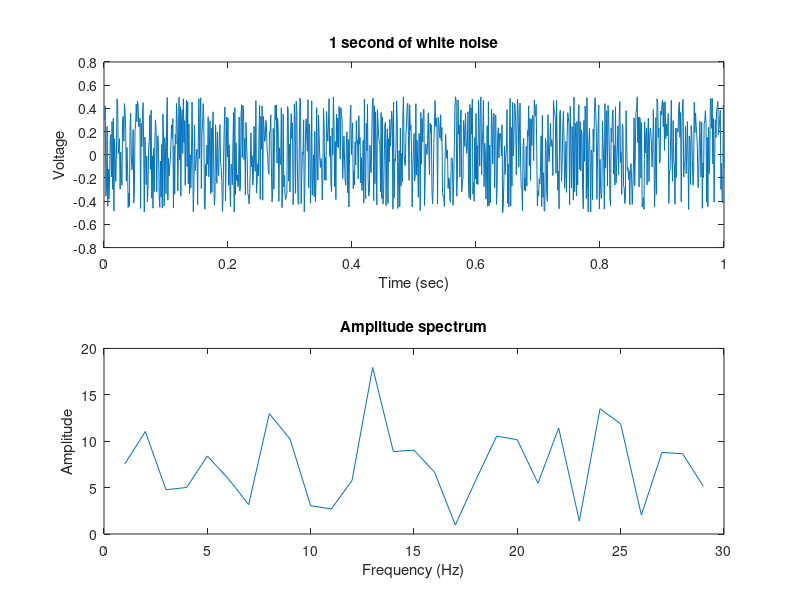
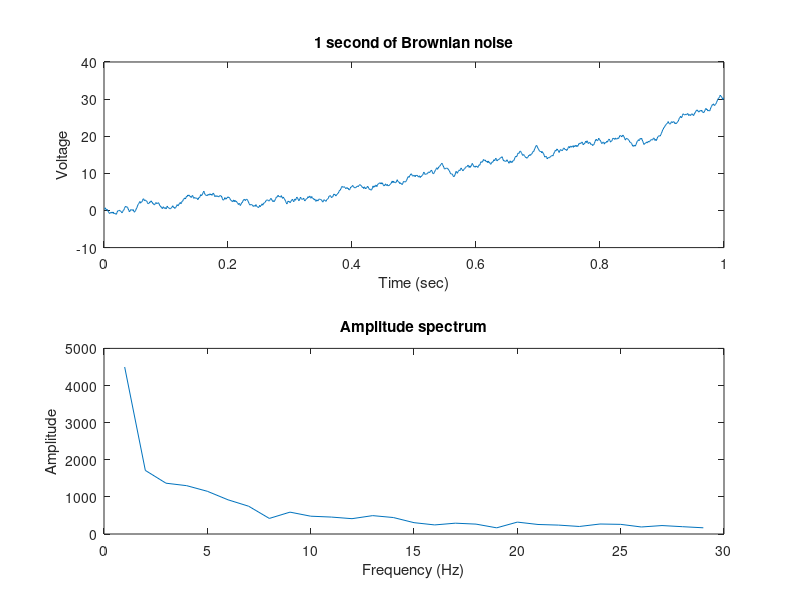
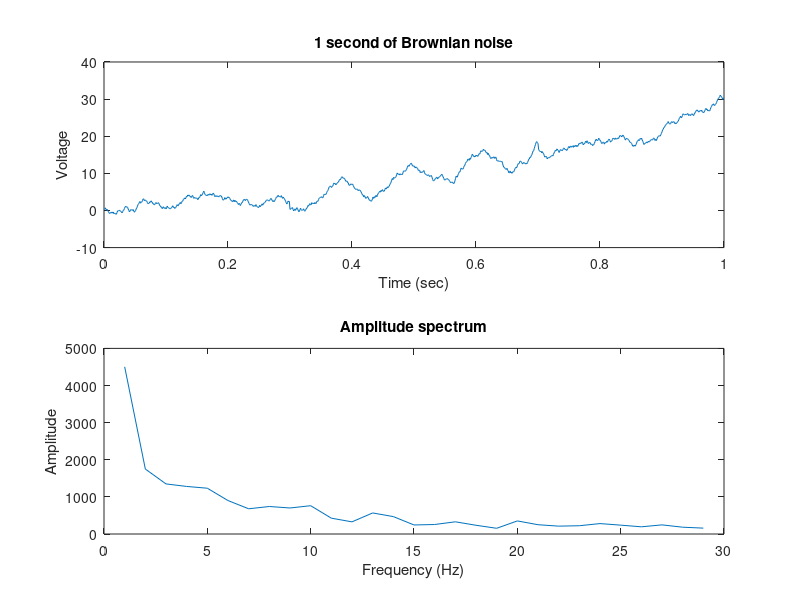
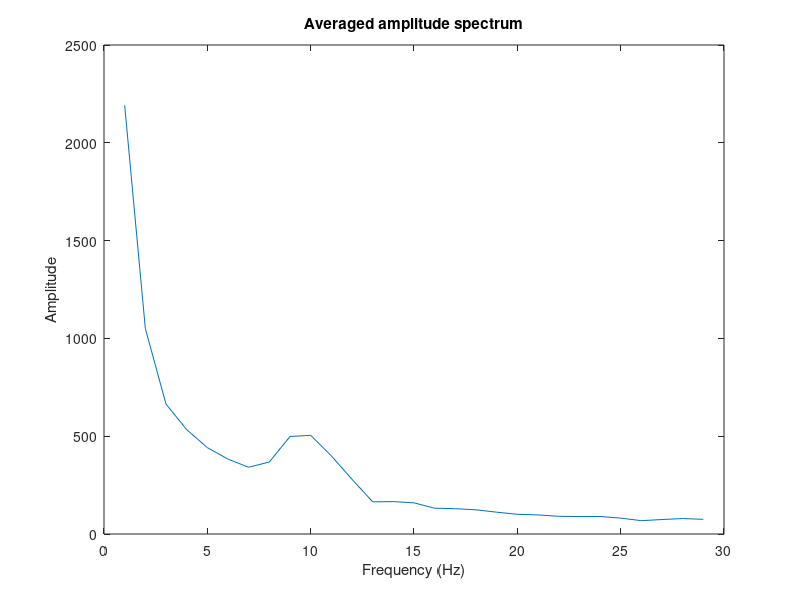

Write the MATLAB code that produced these figures, in order.
% Demo: Illustrating 1/f and DFT
% This demo illustrates some of the issues related to the typical 1/f shape of amplitude and power spectra obtained from neural time series. 

% Figure 1. Example of the 1/f shape of an empirical spectrum, with best fitting exponential function shown in red. Note how the power in teh alpha band range (around 10Hz) deviates from the 1/f shape. Figure from Keil et al. https://doi.org/10.1111/psyp.14052
%  This shape (see figure above) is often modeled as an exponential function with high amplitudes at lower frequencies and lower amplitudes at high frequencies, and its presence in spectra creates some challenges for measuring and comparing spectral power/amplitude in neursocience studies. We will look at how this shape may obscure signals that researchers may be interested in, but also how trial averaging, widely used in neuroscience impacts the effect of 1/f shape on detecting an oscillation. 
% We start by making a discrete time vector, at which the signal will be sampled. 
clear
time = 0.001:0.001:1; % one second of discrete time
faxis = 0:500; % frequency axis goes from 0 to nyquist in steps of 1

% ... now we make 50 trials of white noise (stochastic) segments, the same noise to be used for all future simulations
whitesig = rand(50,1000)-.5; % zero centered white noise

for trial = 1:50
    subplot(2,1,1), plot(time, whitesig(trial, :)), xlabel('Time (sec)'), ylabel('Voltage'), title('1 second of white noise')
    fftspec = fft(whitesig(trial, :)'); % calculate DFT
    sumspec(trial, :) = abs(fftspec); % save it for later
    subplot(2,1,2), plot(abs(fftspec (2:30))), xlabel('Frequency (Hz)'),ylabel('Amplitude'),title('Amplitude spectrum')
    pause(.2)

end

figure
plot(mean((sumspec(:, 2:30))))
xlabel('Frequency (Hz)'),ylabel('Amplitude'),title('Averaged amplitude spectrum')

% now we do it again with the cumulative sum of the white noise, which results in brownian noise
for trial = 1:50

    brownsig(trial,:) = cumsum(whitesig(trial, :));
    subplot(2,1,1), plot(time, brownsig(trial,:)), xlabel('Time (sec)'), ylabel('Voltage'), title('1 second of Brownian noise')
    fftspec = fft(brownsig(trial,:)); % calculate DFT
    sumspec(trial, :) = abs(fftspec); % save it for later
    subplot(2,1,2), plot(abs(fftspec (2:30))), xlabel('Frequency (Hz)'),ylabel('Amplitude'),title('Amplitude spectrum')
    pause(.2)

end

figure
plot(mean((sumspec(:, 2:30))))
xlabel('Frequency (Hz)'),ylabel('Amplitude'),title('Averaged amplitude spectrum')

% now we add a variable alpha oscillation to each trial

for trial = 1:50
    brownsig(trial,:) = cumsum(whitesig(trial, :));
    alphasig = sin(2*pi*time*(8+rand(1,1).*3)).*3;
    brownsig(trial, 300:700) = brownsig(trial, 300:700) + alphasig(300:700); 
    subplot(2,1,1), plot(time, brownsig(trial,:)), xlabel('Time (sec)'), ylabel('Voltage'), title('1 second of Brownian noise')
    fftspec = fft(brownsig(trial,:)); % calculate DFT
    sumspec(trial, :) = abs(fftspec); % save it for later
    subplot(2,1,2), plot(abs(fftspec (2:30))), xlabel('Frequency (Hz)'),ylabel('Amplitude'),title('Amplitude spectrum')
    pause(.2)

end

figure
plot(mean((sumspec(:, 2:30))))
xlabel('Frequency (Hz)'),ylabel('Amplitude'),title('Averaged amplitude spectrum')

% Same, but we do 10 runs and look at the variability across runs after averaging 50 trials 
figure, hold on

for run = 1:10
  for trial = 1:50
    brownsig(trial,:) = cumsum(whitesig(trial, :));
    alphasig = sin(2*pi*time*(8+rand(1,1).*3)).*3;
    brownsig(trial, 300:700) = brownsig(trial, 300:700) + alphasig(300:700); 
    fftspec = fft(brownsig(trial,:)); % calculate DFT
    sumspecsine(trial, :) = abs(fftspec); % save it for later
  end

  plot(mean((sumspecsine(:, 2:30))))
  xlabel('Frequency (Hz)'),ylabel('Amplitude'),title('Averaged amplitude spectrum with Sine-shaped alpha')
end
hold off

% Same, but we do 10 runs with SAWTOOTH instead of sine-shaped akpha and look at the variability across runs after averaging 50 trials 
figure, hold on

for run = 1:10
  for trial = 1:50
    brownsig(trial,:) = cumsum(whitesig(trial, :));
    alphasig = sawtooth(2*pi*time*(8+rand(1,1).*3)).*3;
    brownsig(trial, 300:700) = brownsig(trial, 300:700) + alphasig(300:700); 
    fftspec = fft(brownsig(trial,:)); % calculate DFT
    sumspec(trial, :) = abs(fftspec); % save it for later
  end

  plot(mean((sumspec(:, 2:30))))
  xlabel('Frequency (Hz)'),ylabel('Amplitude'),title('Averaged amplitude spectrum with non-sine-shaped alpha')
end
hold off

figure
  plot(mean((sumspecsine(:, 2:30))))
  hold on 
  plot(mean((sumspec(:, 2:30))))
  legend('Sine-shaped', 'Sawtooth-shaped')


% Let's make a dent into the 1/f shape
for trial = 1:50

    brownsig(trial,:) = cumsum(whitesig(trial, :))-mean(cumsum(whitesig(trial, :)));
    %subplot(2,1,1), plot(time, brownsig(trial,:)), xlabel('Time (sec)'), ylabel('Voltage'), title('1 second of Brownian noise')
    fftspec = fft(brownsig(trial,:)); % calculate DFT
    sumspec(trial, :) = abs(fftspec); % save it for later
    %subplot(2,1,2), plot(abs(fftspec (2:30))), xlabel('Frequency (Hz)'),ylabel('Amplitude'),title('Amplitude spectrum')

end

figure
plot(faxis(2:30), mean((sumspec(:, 2:30))))
xlabel('Frequency (Hz)'),ylabel('Amplitude'),title('Averaged amplitude spectrum')
hold on

 % change the gain
for trial = 1:50

    brownsig(trial,:) = cumsum(whitesig(trial, :).*2)-mean(cumsum(whitesig(trial, :).*2));
    %subplot(2,1,1), plot(time, brownsig(trial,:)), xlabel('Time (sec)'), ylabel('Voltage'), title('1 second of Brownian noise')
    fftspec = fft(brownsig(trial,:)); % calculate DFT
    sumspec(trial, :) = abs(fftspec); % save it for later
    %subplot(2,1,2), plot(abs(fftspec (2:30))), xlabel('Frequency (Hz)'),ylabel('Amplitude'),title('Amplitude spectrum')

end

plot(faxis(2:30),mean((sumspec(:, 2:30))))
xlabel('Frequency (Hz)'),ylabel('Amplitude'),title('Averaged amplitude spectrum')
hold on